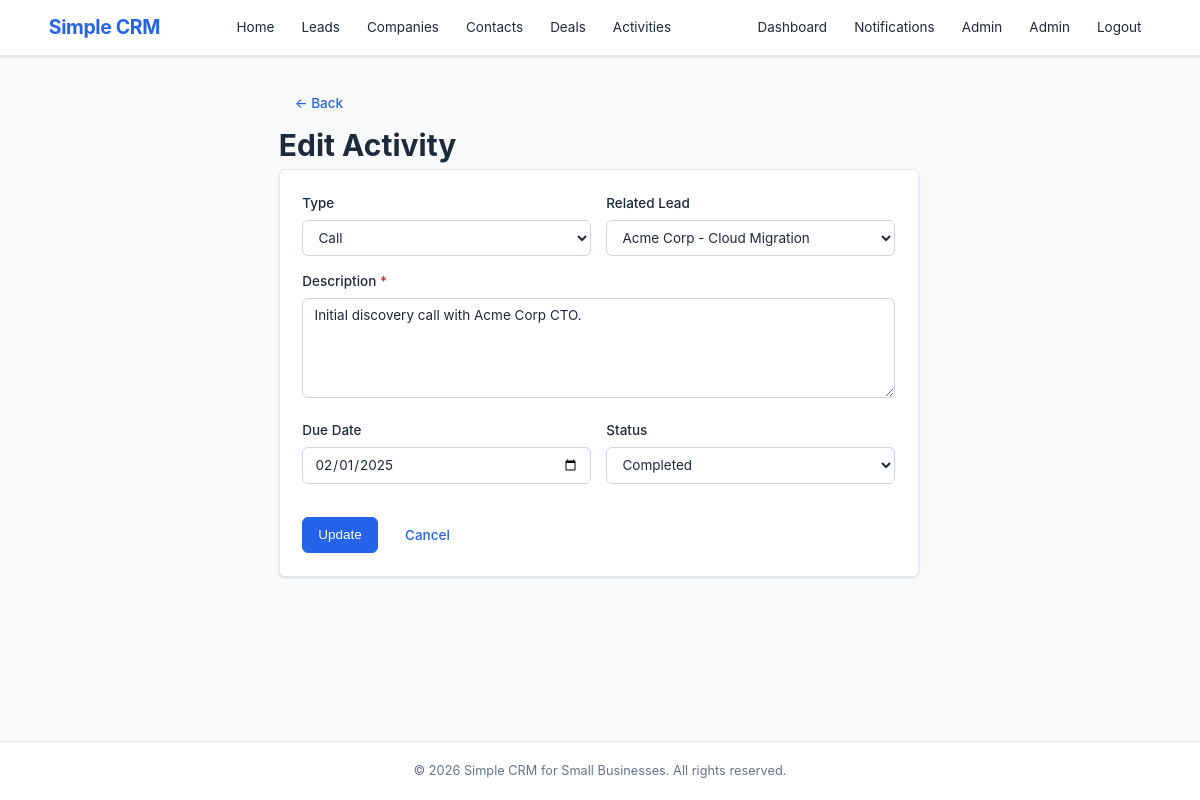
Screenshot of /public/activity_form.php?id=1 (signed in) with the database file from the repository.
### tables this page shows
CREATE TABLE IF NOT EXISTS `activities` (
    `id`          INT AUTO_INCREMENT PRIMARY KEY,
    `lead_id`     INT          DEFAULT NULL,
    `type`        ENUM('call','email','meeting','task','other') NOT NULL DEFAULT 'task',
    `description` TEXT         DEFAULT NULL,
    `due_date`    DATE         DEFAULT NULL,
    `status`      ENUM('pending','completed','cancelled') NOT NULL DEFAULT 'pending',
    `created_by`  INT          DEFAULT NULL,
    `created_at`  DATETIME     NOT NULL DEFAULT CURRENT_TIMESTAMP,
    FOREIGN KEY (`lead_id`)    REFERENCES `leads`(`id`) ON DELETE CASCADE,
    FOREIGN KEY (`created_by`) REFERENCES `users`(`id`) ON DELETE SET NULL
);

CREATE TABLE IF NOT EXISTS `leads` (
    `id`          INT AUTO_INCREMENT PRIMARY KEY,
    `title`       VARCHAR(200) NOT NULL,
    `description` TEXT         DEFAULT NULL,
    `status`      ENUM('new','contacted','qualified','won','lost') NOT NULL DEFAULT 'new',
    `company_id`  INT          DEFAULT NULL,
    `contact_id`  INT          DEFAULT NULL,
    `assigned_to` INT          DEFAULT NULL,
    `category_id` INT          DEFAULT NULL,
    `created_by`  INT          DEFAULT NULL,
    `created_at`  DATETIME     NOT NULL DEFAULT CURRENT_TIMESTAMP,
    `updated_at`  DATETIME     NOT NULL DEFAULT CURRENT_TIMESTAMP ON UPDATE CURRENT_TIMESTAMP,
    FOREIGN KEY (`company_id`)  REFERENCES `companies`(`id`)  ON DELETE SET NULL,
    FOREIGN KEY (`contact_id`)  REFERENCES `contacts`(`id`)   ON DELETE SET NULL,
    FOREIGN KEY (`assigned_to`) REFERENCES `users`(`id`)      ON DELETE SET NULL,
    FOREIGN KEY (`category_id`) REFERENCES `categories`(`id`) ON DELETE SET NULL,
    FOREIGN KEY (`created_by`)  REFERENCES `users`(`id`)      ON DELETE SET NULL
);

### models/Activity.php (called while the page is built, shortened)
<?php
function getActivityById(int $id): ?array
{
    $db = getDB();
    $stmt = $db->prepare(
        'SELECT a.*,
                l.title AS lead_title,
                CONCAT(u.first_name, " ", u.last_name) AS creator_name
         FROM activities a
         LEFT JOIN leads l ON a.lead_id = l.id
         LEFT JOIN users u ON a.created_by = u.id
         WHERE a.id = :id'
    );
    $stmt->execute([':id' => $id]);
    return $stmt->fetch() ?: null;
}

### includes/helpers.php (called while the page is built, shortened)
<?php
function e(mixed $value): string
{
    return htmlspecialchars((string) $value, ENT_QUOTES, 'UTF-8');
}
function statusLabel(string $status): string
{
    return ucfirst(str_replace('_', ' ', $status));
}

### models/Deal.php (called while the page is built, shortened)
<?php
function getAllLeadsForDropdown(): array
{
    $db = getDB();
    return $db->query('SELECT id, title FROM leads ORDER BY title ASC')->fetchAll();
}

### public/activity_form.php (the view, shortened to what this page needs)
<?php
require_once __DIR__ . '/../includes/helpers.php';
require_once __DIR__ . '/../models/Activity.php';
require_once __DIR__ . '/../models/Deal.php';
$id      = (int) ($_GET['id'] ?? 0);
$isEdit  = $id > 0;
$activity = null;
if ($isEdit) {
    $activity = getActivityById($id);
} else {
    if (!canCreateActivity()) { setFlash('danger', 'Access denied.'); redirect('activities.php'); }
}
$leadId      = $activity['lead_id'] ?? ($_GET['lead_id'] ?? '');
$type        = $activity['type'] ?? 'task';
$description = $activity['description'] ?? '';
$dueDate     = $activity['due_date'] ?? '';
$actStatus   = $activity['status'] ?? 'pending';
$leads = getAllLeadsForDropdown();
require_once __DIR__ . '/../includes/header.php';
?>
<div class="container container-sm">
    <a href="activities.php" class="btn btn-ghost">&larr; Back</a>
    <h1><?= $isEdit ? 'Edit Activity' : 'New Activity' ?></h1>
    <form method="POST" class="form-card">
        <div class="form-row">
            <div class="form-group">
                <label for="type">Type</label>
                <select id="type" name="type">
                    <?php foreach (['call','email','meeting','task','other'] as $t): ?>
                        <option value="<?= $t ?>" <?= $type === $t ? 'selected' : '' ?>><?= statusLabel($t) ?></option>
                    <?php endforeach; ?>
                </select>
            </div>
            <div class="form-group">
                <label for="lead_id">Related Lead</label>
                <select id="lead_id" name="lead_id">
                    <?php foreach ($leads as $l): ?>
                        <option value="<?= $l['id'] ?>" <?= $leadId == $l['id'] ? 'selected' : '' ?>><?= e($l['title']) ?></option>
                    <?php endforeach; ?>
                </select>
            </div>
        </div>
        <div class="form-group">
            <label for="description">Description <span class="required">*</span></label>
            <textarea id="description" name="description" rows="3" required><?= e($description) ?></textarea>
        </div>
        <div class="form-row">
            <div class="form-group">
                <label for="due_date">Due Date</label>
                <input type="date" id="due_date" name="due_date" value="<?= e($dueDate) ?>">
            </div>
            <div class="form-group">
                <label for="status">Status</label>
                <select id="status" name="status">
                    <?php foreach (['pending','completed','cancelled'] as $s): ?>
                        <option value="<?= $s ?>" <?= $actStatus === $s ? 'selected' : '' ?>><?= statusLabel($s) ?></option>
                    <?php endforeach; ?>
                </select>
            </div>
        </div>
        <div class="form-actions">
            <button type="submit" class="btn btn-primary"><?= $isEdit ? 'Update' : 'Create' ?></button>
            <a href="activities.php" class="btn btn-ghost">Cancel</a>
        </div>
    </form>
</div>
<?php require_once __DIR__ . '/../includes/footer.php'; ?>

### public/css/style.css (style rules this page uses)
*, *::before, *::after { box-sizing: border-box; margin: 0; padding: 0; }
:root { --color-primary: #2563eb; --color-primary-dark: #1d4ed8; --color-success: #16a34a; --color-warning: #d97706; --color-danger: #dc2626; --color-info: #0891b2; --color-bg: #f8fafc; --color-white: #ffffff; --color-text: #1e293b; --color-text-light: #64748b; --color-border: #e2e8f0; --color-border-dark: #cbd5e1; --radius: 6px; --shadow: 0 1px 3px rgba(0,0,0,0.08), 0 1px 2px rgba(0,0,0,0.06); --shadow-md: 0 4px 6px rgba(0,0,0,0.07), 0 2px 4px rgba(0,0,0,0.06); --font-sans: -apple-system, BlinkMacSystemFont, 'Segoe UI', Roboto, Oxygen, Ubuntu, sans-serif; --font-mono: 'SF Mono', SFMono-Regular, Consolas, 'Liberation Mono', Menlo, monospace; }
html { font-size: 15px; line-height: 1.6; }
body { font-family: var(--font-sans); color: var(--color-text); background: var(--color-bg); min-height: 100vh; display: flex; flex-direction: column; }
a { color: var(--color-primary); text-decoration: none; }
.container { max-width: 1140px; margin: 0 auto; padding: 0 1.25rem; }
.btn { display: inline-block; padding: 0.5rem 1rem; font-size: 0.9rem; font-weight: 500; border-radius: var(--radius); border: 1px solid var(--color-border-dark); background: var(--color-white); color: var(--color-text); cursor: pointer; transition: all 0.15s; text-align: center; line-height: 1.4; }
.btn-primary { background: var(--color-primary); color: var(--color-white); border-color: var(--color-primary); }
.form-card { background: var(--color-white); border: 1px solid var(--color-border); border-radius: var(--radius); padding: 1.5rem; box-shadow: var(--shadow); max-width: 640px; }
.form-group { margin-bottom: 1rem; }
.form-group label { display: block; margin-bottom: 0.35rem; font-weight: 500; font-size: 0.9rem; color: var(--color-text); }
.form-group input, .form-group select, .form-group textarea { width: 100%; padding: 0.55rem 0.75rem; font-size: 0.9rem; border: 1px solid var(--color-border-dark); border-radius: var(--radius); background: var(--color-white); color: var(--color-text); transition: border-color 0.15s, box-shadow 0.15s; font-family: var(--font-sans); }
.form-group textarea { min-height: 100px; resize: vertical; }
.form-actions { display: flex; gap: 0.75rem; margin-top: 1.25rem; }
.btn-ghost { background: transparent; border-color: transparent; color: var(--color-primary); }
.container-sm { max-width: 680px; }
.form-row { display: grid; grid-template-columns: 1fr 1fr; gap: 1rem; }
.required { color: var(--color-danger); }

### rows the page displays
activities: lead_id "Acme Corp - Cloud Migration", description "Initial discovery call with Acme Corp CTO.", due_date "02/01/2025"

### other values shown
$user['first_name'] "Admin"
form field type "Call"
form field status "Completed"
